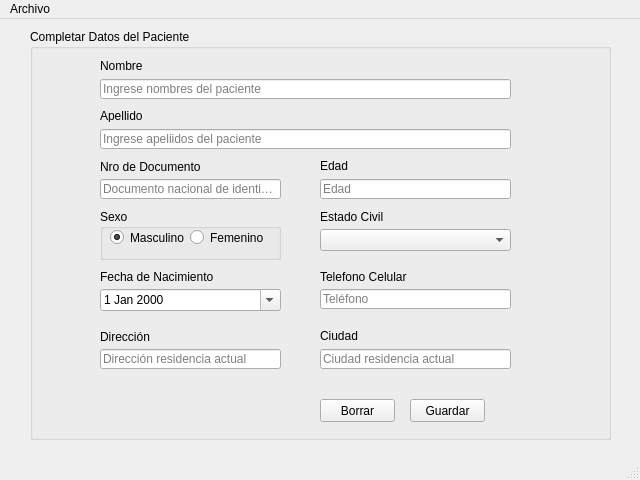
<?xml version="1.0" encoding="UTF-8"?>
<ui version="4.0">
 <class>NewPatientReg</class>
 <widget class="QMainWindow" name="NewPatientReg">
  <property name="geometry">
   <rect>
    <x>0</x>
    <y>0</y>
    <width>640</width>
    <height>480</height>
   </rect>
  </property>
  <property name="windowTitle">
   <string>Registro Nuevo Paciente</string>
  </property>
  <property name="windowIcon">
   <iconset>
    <normaloff>heart_icon.png</normaloff>heart_icon.png</iconset>
  </property>
  <widget class="QWidget" name="centralwidget">
   <widget class="QGroupBox" name="groupNewPatientBox">
    <property name="geometry">
     <rect>
      <x>30</x>
      <y>10</y>
      <width>581</width>
      <height>411</height>
     </rect>
    </property>
    <property name="title">
     <string>Completar Datos del Paciente</string>
    </property>
    <widget class="QPushButton" name="saveNewPatientButton">
     <property name="geometry">
      <rect>
       <x>380</x>
       <y>370</y>
       <width>75</width>
       <height>23</height>
      </rect>
     </property>
     <property name="text">
      <string>Guardar</string>
     </property>
    </widget>
    <widget class="QPushButton" name="delRegButton">
     <property name="geometry">
      <rect>
       <x>290</x>
       <y>370</y>
       <width>75</width>
       <height>23</height>
      </rect>
     </property>
     <property name="text">
      <string>Borrar</string>
     </property>
    </widget>
    <widget class="QLineEdit" name="nameInput">
     <property name="geometry">
      <rect>
       <x>70</x>
       <y>50</y>
       <width>411</width>
       <height>20</height>
      </rect>
     </property>
     <property name="toolTip">
      <string>Nombres del paciente</string>
     </property>
     <property name="autoFillBackground">
      <bool>false</bool>
     </property>
     <property name="maxLength">
      <number>25</number>
     </property>
     <property name="echoMode">
      <enum>QLineEdit::Normal</enum>
     </property>
     <property name="placeholderText">
      <string>Ingrese nombres del paciente</string>
     </property>
     <property name="clearButtonEnabled">
      <bool>false</bool>
     </property>
    </widget>
    <widget class="QLineEdit" name="lastNameInput">
     <property name="geometry">
      <rect>
       <x>70</x>
       <y>100</y>
       <width>411</width>
       <height>20</height>
      </rect>
     </property>
     <property name="toolTip">
      <string>Apellidos del Paciente</string>
     </property>
     <property name="maxLength">
      <number>25</number>
     </property>
     <property name="placeholderText">
      <string>Ingrese apeliidos del paciente</string>
     </property>
    </widget>
    <widget class="QLineEdit" name="dniNumberInput">
     <property name="geometry">
      <rect>
       <x>70</x>
       <y>150</y>
       <width>181</width>
       <height>20</height>
      </rect>
     </property>
     <property name="toolTip">
      <string>Número de Documento</string>
     </property>
     <property name="inputMethodHints">
      <set>Qt::ImhDigitsOnly</set>
     </property>
     <property name="inputMask">
      <string/>
     </property>
     <property name="maxLength">
      <number>9</number>
     </property>
     <property name="placeholderText">
      <string>Documento nacional de identidad</string>
     </property>
    </widget>
    <widget class="QLabel" name="labelNameReg">
     <property name="geometry">
      <rect>
       <x>70</x>
       <y>30</y>
       <width>47</width>
       <height>13</height>
      </rect>
     </property>
     <property name="text">
      <string>Nombre</string>
     </property>
    </widget>
    <widget class="QLabel" name="lastNameReg">
     <property name="geometry">
      <rect>
       <x>70</x>
       <y>80</y>
       <width>47</width>
       <height>13</height>
      </rect>
     </property>
     <property name="text">
      <string>Apellido</string>
     </property>
    </widget>
    <widget class="QLabel" name="labelDniNumber">
     <property name="geometry">
      <rect>
       <x>70</x>
       <y>130</y>
       <width>121</width>
       <height>16</height>
      </rect>
     </property>
     <property name="text">
      <string>Nro de Documento</string>
     </property>
    </widget>
    <widget class="QLabel" name="labelAge">
     <property name="geometry">
      <rect>
       <x>290</x>
       <y>130</y>
       <width>47</width>
       <height>13</height>
      </rect>
     </property>
     <property name="text">
      <string>Edad</string>
     </property>
    </widget>
    <widget class="QLineEdit" name="ageInput">
     <property name="geometry">
      <rect>
       <x>290</x>
       <y>150</y>
       <width>191</width>
       <height>20</height>
      </rect>
     </property>
     <property name="toolTip">
      <string>Edad</string>
     </property>
     <property name="inputMethodHints">
      <set>Qt::ImhDigitsOnly</set>
     </property>
     <property name="maxLength">
      <number>3</number>
     </property>
     <property name="readOnly">
      <bool>true</bool>
     </property>
     <property name="placeholderText">
      <string>Edad</string>
     </property>
    </widget>
    <widget class="QLabel" name="labelMaritalStatus">
     <property name="geometry">
      <rect>
       <x>290</x>
       <y>180</y>
       <width>71</width>
       <height>16</height>
      </rect>
     </property>
     <property name="text">
      <string>Estado Civil</string>
     </property>
    </widget>
    <widget class="QComboBox" name="maritalStatusComboBox">
     <property name="geometry">
      <rect>
       <x>290</x>
       <y>200</y>
       <width>191</width>
       <height>22</height>
      </rect>
     </property>
     <property name="toolTip">
      <string>Estado Civil del Paciente</string>
     </property>
     <property name="currentIndex">
      <number>-1</number>
     </property>
    </widget>
    <widget class="QLineEdit" name="celPhoneInput">
     <property name="geometry">
      <rect>
       <x>290</x>
       <y>260</y>
       <width>191</width>
       <height>20</height>
      </rect>
     </property>
     <property name="toolTip">
      <string>Telofono Celular</string>
     </property>
     <property name="inputMethodHints">
      <set>Qt::ImhFormattedNumbersOnly</set>
     </property>
     <property name="maxLength">
      <number>20</number>
     </property>
     <property name="placeholderText">
      <string>Teléfono</string>
     </property>
    </widget>
    <widget class="QLabel" name="labelCelPhone">
     <property name="geometry">
      <rect>
       <x>290</x>
       <y>240</y>
       <width>101</width>
       <height>16</height>
      </rect>
     </property>
     <property name="text">
      <string>Telefono Celular</string>
     </property>
    </widget>
    <widget class="QLabel" name="labelBirthDate">
     <property name="geometry">
      <rect>
       <x>70</x>
       <y>240</y>
       <width>131</width>
       <height>16</height>
      </rect>
     </property>
     <property name="frameShape">
      <enum>QFrame::NoFrame</enum>
     </property>
     <property name="frameShadow">
      <enum>QFrame::Plain</enum>
     </property>
     <property name="text">
      <string>Fecha de Nacimiento</string>
     </property>
    </widget>
    <widget class="QDateEdit" name="birthDateEdit">
     <property name="geometry">
      <rect>
       <x>70</x>
       <y>260</y>
       <width>181</width>
       <height>22</height>
      </rect>
     </property>
     <property name="toolTip">
      <string>Fecha de Nacimiento</string>
     </property>
     <property name="calendarPopup">
      <bool>true</bool>
     </property>
    </widget>
    <widget class="QLineEdit" name="streetInput">
     <property name="geometry">
      <rect>
       <x>70</x>
       <y>320</y>
       <width>181</width>
       <height>20</height>
      </rect>
     </property>
     <property name="toolTip">
      <string>Dirección</string>
     </property>
     <property name="maxLength">
      <number>25</number>
     </property>
     <property name="placeholderText">
      <string>Dirección residencia actual</string>
     </property>
    </widget>
    <widget class="QLineEdit" name="cityInput">
     <property name="geometry">
      <rect>
       <x>290</x>
       <y>320</y>
       <width>191</width>
       <height>20</height>
      </rect>
     </property>
     <property name="toolTip">
      <string>Ciudad</string>
     </property>
     <property name="maxLength">
      <number>25</number>
     </property>
     <property name="placeholderText">
      <string>Ciudad residencia actual</string>
     </property>
    </widget>
    <widget class="QGroupBox" name="genreGroupBox">
     <property name="geometry">
      <rect>
       <x>70</x>
       <y>180</y>
       <width>181</width>
       <height>51</height>
      </rect>
     </property>
     <property name="toolTip">
      <string>Sexo</string>
     </property>
     <property name="title">
      <string>Sexo</string>
     </property>
     <widget class="QRadioButton" name="maleRadioButton">
      <property name="geometry">
       <rect>
        <x>10</x>
        <y>20</y>
        <width>82</width>
        <height>17</height>
       </rect>
      </property>
      <property name="text">
       <string>Masculino</string>
      </property>
      <property name="checked">
       <bool>true</bool>
      </property>
     </widget>
     <widget class="QRadioButton" name="femaleRadioButton">
      <property name="geometry">
       <rect>
        <x>90</x>
        <y>20</y>
        <width>82</width>
        <height>17</height>
       </rect>
      </property>
      <property name="text">
       <string>Femenino</string>
      </property>
     </widget>
    </widget>
    <widget class="QLabel" name="labelStreet">
     <property name="geometry">
      <rect>
       <x>70</x>
       <y>300</y>
       <width>61</width>
       <height>16</height>
      </rect>
     </property>
     <property name="text">
      <string>Dirección</string>
     </property>
    </widget>
    <widget class="QLabel" name="labelCity">
     <property name="geometry">
      <rect>
       <x>290</x>
       <y>300</y>
       <width>47</width>
       <height>13</height>
      </rect>
     </property>
     <property name="text">
      <string>Ciudad</string>
     </property>
    </widget>
   </widget>
  </widget>
  <widget class="QMenuBar" name="menubar">
   <property name="geometry">
    <rect>
     <x>0</x>
     <y>0</y>
     <width>640</width>
     <height>26</height>
    </rect>
   </property>
   <widget class="QMenu" name="menuArchivo">
    <property name="title">
     <string>Archivo</string>
    </property>
    <addaction name="actionSalir"/>
   </widget>
   <addaction name="menuArchivo"/>
  </widget>
  <widget class="QStatusBar" name="statusbar"/>
  <action name="actionSalir">
   <property name="text">
    <string>Salir</string>
   </property>
   <property name="shortcut">
    <string>Ctrl+Q</string>
   </property>
  </action>
 </widget>
 <resources/>
 <connections/>
</ui>
